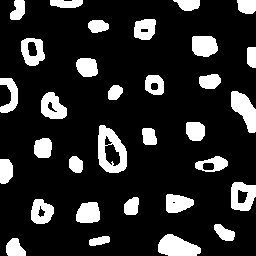
#> input picture bolhas2.png, 256 x 256 px
$ python bolhas.py
#> lines starting #> are read from the running program, lines starting #| are printed output that depends on the picture; after the words box and inside, x2 and y2 are one past the last pixel; in counts of white or black regions, pixels touching at a corner belong together
import cv2
import numpy as np
import jupytercv

# Declaração de variáveis utilizadas
buracos = 0
n_bolhas = 0

bolhas = cv2.imread('bolhas2.png', cv2.IMREAD_GRAYSCALE)
#> bolhas: shape (256, 256); 16.5% white; 32 white regions, largest, box (x1, y1, x2, y2) and area: (98, 125, 127, 173) 811, (158, 234, 201, 256) 669, (231, 91, 256, 133) 613

linhas = bolhas.shape[0]
#> linhas = 256
colunas = bolhas.shape[1]
#> colunas = 256

cv2.imshow('Original', bolhas)
cv2.waitKey(2000)

# Retirar bolhas das bordas verticais
for l in range(linhas):
    if (bolhas[l, 0] == 255):
        cv2.floodFill(bolhas, None, (0, l), 0)
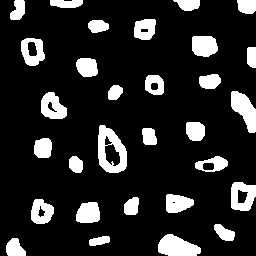
#> bolhas: shape (256, 256); 15.5% white; 30 white regions, largest, box (x1, y1, x2, y2) and area: (98, 125, 127, 173) 811, (158, 234, 201, 256) 669, (231, 91, 256, 133) 613


for l in range(linhas):
    if (bolhas[l, colunas - 1] == 255):
        cv2.floodFill(bolhas, None, (colunas - 1, l), 0)
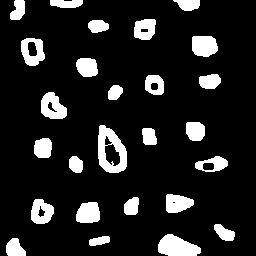
#> bolhas: shape (256, 256); 13.2% white; 26 white regions, largest, box (x1, y1, x2, y2) and area: (98, 125, 127, 173) 811, (158, 234, 201, 256) 669, (41, 92, 67, 119) 481


#Retirar bolhas das bordas horizontais
for c in range(colunas):
    if(bolhas[0, c] == 255):
        cv2.floodFill(bolhas, None, (c, 0), 0)
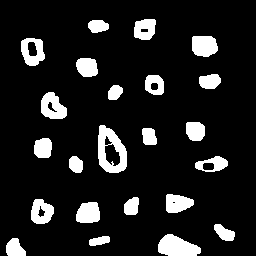
#> bolhas: shape (256, 256); 12.2% white; 23 white regions, largest, box (x1, y1, x2, y2) and area: (98, 125, 127, 173) 811, (158, 234, 201, 256) 669, (41, 92, 67, 119) 481


for c in range(colunas):
    if(bolhas[linhas - 1, c] == 255):
        cv2.floodFill(bolhas, None, (c, linhas - 1), 0)
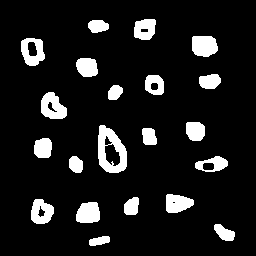
#> bolhas: shape (256, 256); 10.7% white; 21 white regions, largest, box (x1, y1, x2, y2) and area: (98, 125, 127, 173) 811, (41, 92, 67, 119) 481, (192, 36, 218, 57) 467

#cv2.imwrite('sem_bordas.png', bolhas)

# Pinta o fundo de outra cor para expor os buracos nas
# bolhas
cv2.floodFill(bolhas, None, (0,0), 80)
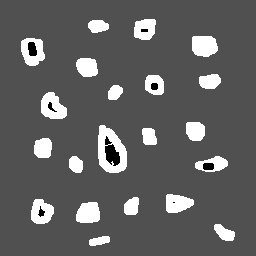
#> bolhas: shape (256, 256); min 0, max 255, mean 98.1
#cv2.imwrite('fundo_cinza.png', bolhas)


# Procurar por bolhas
for l in range(linhas - 1):
    for c in range(colunas - 1):

        # Achou uma bolha
        if((bolhas[l, c] == 255) and (bolhas[l, c - 1] == 80)):
            n_bolhas += 1

            cv2.floodFill(bolhas, None, (c, l), 100)

        # Procura por buracos nas bolhas
        if((bolhas[l, c] == 100) and (bolhas[l, c + 1] == 0)):
            buracos += 1
            cv2.floodFill(bolhas, None, (c, l), 80)
            break
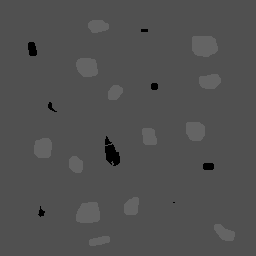
#> bolhas: shape (256, 256); 10.73% of pixels changed, all inside (x1, y1, x2, y2) = (21, 19, 235, 246)
#> after the loop, buracos = 8; n_bolhas = 21

#cv2.imshow('', bolhas)
#cv2.waitKey(0)
cv2.imwrite('resultado2.png', bolhas)


print("Temos {} bolhas, {} com buracos.".format(n_bolhas, buracos))
#| Temos 21 bolhas, 8 com buracos.
